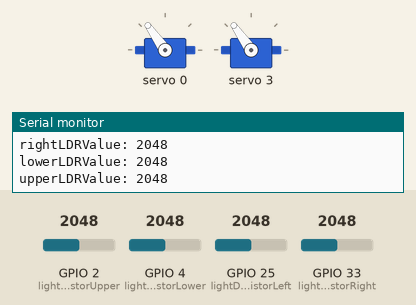
This program was run on a simulated ESP32. Parts: 2 × servo, the last lines printed to the serial monitor. The test bench sets the inputs (shaded band); at power-on: GPIO 2 (lightDependentResistorUpper) = 2048, GPIO 25 (lightDependentResistorLeft) = 2048, GPIO 4 (lightDependentResistorLower) = 2048, GPIO 33 (lightDependentResistorRight) = 2048.

Above: at 1.2 s.
1.3 s: GPIO 2 (lightDependentResistorUpper) set to 2128
At 3.02 s:
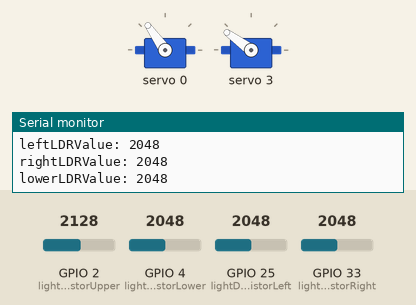
4.3 s: GPIO 25 (lightDependentResistorLeft) set to 2114
At 4.81 s:
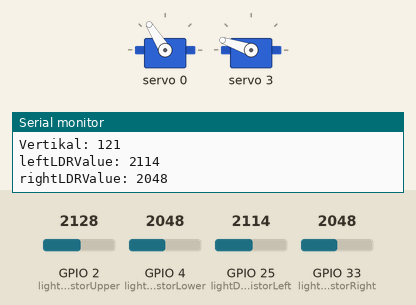
7.3 s: GPIO 4 (lightDependentResistorLower) set to 2866
10.3 s: GPIO 33 (lightDependentResistorRight) set to 2104
At 10.5 s:
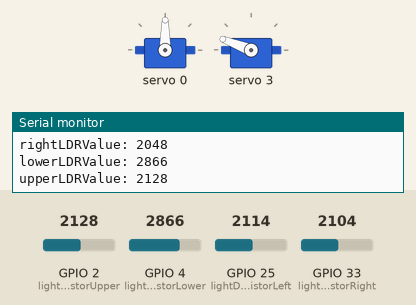
13.3 s: GPIO 25 (lightDependentResistorLeft) set to 2866
At 14.4 s:
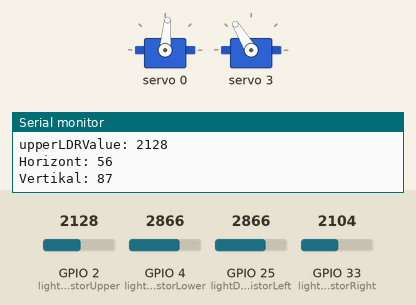
16.3 s: GPIO 2 (lightDependentResistorUpper) set to 2866
At 21.7 s:
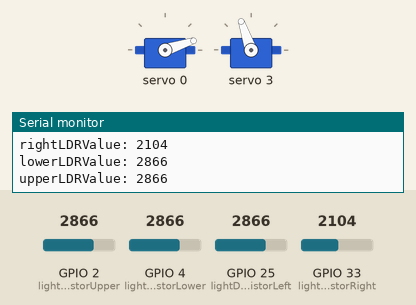
Timing chart, 0 to 22.7 s (numbered marks = the images above; inputs shaded):
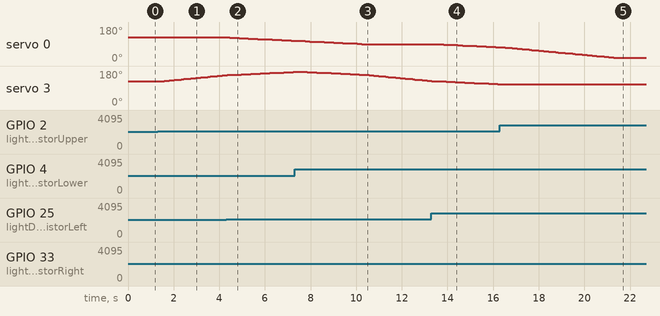

Measured:
- the behaviour switches between 2058 and 2059 on GPIO 2 (lightDependentResistorUpper) (found by bisection; images 0 and 1)
- the behaviour switches between 2058 and 2059 on GPIO 25 (lightDependentResistorLeft) (found by bisection; images 1 and 2)
- the behaviour switches between 2103 and 2104 on GPIO 33 (lightDependentResistorRight) (found by bisection; images 2 and 3)
- after the input at 1.3 s, servo 3: moves from 125° to 158° over 2.9 s, starting after 0.08 s
- after the input at 4.3 s, servo 0: moves from 125° to 108° over 2.7 s, starting after 0.15 s
- after the input at 10.3 s, servo 0: stays 90° (without the input it goes to 89° after 0.16 s)
- after the input at 13.3 s, servo 0: moves from 90° to 74° over 2.7 s, starting after 0.12 s
- after the input at 16.3 s, servo 3: goes on until 16.4 s, then stays 109°

The program:

main.cpp
```cpp
// Einfügen der Biblothek für den ESP32
#include <Arduino.h> //Standardbibliothek des ESP32
#include <Wire.h>
#include <Adafruit_PWMServoDriver.h>
#define SERVOMIN 150
#define SERVOMAX 600

// Initialisiert der dafruit_PWMServoDriver klasse
Adafruit_PWMServoDriver pwm = Adafruit_PWMServoDriver();

// Number of servos you have
const int servoCount = 2;
// Define the PCA9685 pins for your servos
const int servoPins[servoCount] = {0, 3}; // Todo: Anstatt 0,1 die Richtigen Pins.
// Array to store default positions for each servo
int defaultPositions[servoCount] = {90, 90};
// Array to store current servo angles
int servoAngles[servoCount];

// Zuweisung der LDR Sensoren zu einem Pin
// Const ersetzt #define (Const erstellt genau wie defin eine Konstante nur das const auch bei Arrays funktioniert und defin nicht.)
const int lightDependentResistorLeft = A18;
const int lightDependentResistorRight = A5;
const int lightDependentResistorUpper = A12;
const int lightDependentResistorLower = A10;

// Legt die Startposition (0-180) der servomotoren fest.
int positionHorizontal = 90;
int positionVertical = 90;

//! Function declarations (prototypes)
void moveServoSlow(int servoIndex, int targetAngle); // Funktion zum langsamen Bewegen des Servos
void setServoAngle(int servoIndex, int angle); // Funktion zum direkten Setzen der Servoposition
int angleToPulse(int angle);

// Die setup() Funktion wird nur einmal am Anfang des Programms aufgerufen.
void setup()
{
  Serial.begin(115200);

  // Initialisiert die Servomotoren
  pwm.begin();
  pwm.setOscillatorFrequency(27000000);  // Set to 27MHz for better accuracy
  pwm.setPWMFreq(50);  // Set PWM frequency to 50Hz

  // Setzt die Servomotoren auf die Startpositionen
  for (int i = 0; i < servoCount; i++)
  {
    servoAngles[i] = defaultPositions[i];
    setServoAngle(i, servoAngles[i]);
  }
}

/**
 * Nicht-blockierender Code (mit millis()):
 * Die Aufgaben werden alle 50 Millisekunden ausgeführt, ohne den Programmfluss zu unterbrechen.
 * Das System erledigt gleichzeitig andere Aufgaben wie Sensorabfragen oder Benutzerinteraktionen – ideal für komplexe oder multitasking-fähige Anwendungen.
 *
 * Blockierender Code (mit delay()):
 * Die Programmausführung wird während der Wartezeit vollständig pausiert (z. B. 50 ms), was Multitasking verhindert.
 * Diese Funktion ist nur für sehr einfache Programme geeignet.
 *
 * loop()-Funktion:
 * In der loop()-Funktion werden regelmäßig (alle 50 ms) lichtabhängige Widerstände (LDRs) ausgelesen und deren Werte verglichen.
 * Je nach Lichtverhältnis wird die Position von Servomotoren angepasst und ausgegeben. Dabei wird nicht-blockierend gearbeitet, um andere Prozesse nicht zu stören.
 */
u_int64_t lastExecute = 0;
void loop()
{
  // Wenn 50 Millisekunden vergangen sind, wird der Code innerhalb des if-Statements ausgeführt
  if (millis() - lastExecute > 50)
  {
    // Aktuelle Zeit speichern
    lastExecute = millis();
    // Werte der Lichtabhängigen Widerstände auslesen
    int leftLDRValue = analogRead(lightDependentResistorLeft);
    int rightLDRValue = analogRead(lightDependentResistorRight);
    int upperLDRValue = analogRead(lightDependentResistorUpper);
    int lowerLDRValue = analogRead(lightDependentResistorLower);

    // Horizontale Anpassung
    if (leftLDRValue > rightLDRValue + 10)
    {
      // Wenn der linke LDR-Wert höher ist als der rechte LDR-Wert,
      // wird die Position des horizontalen Servomotors nach links angepasst
      positionHorizontal = constrain(positionHorizontal - 1, 0, 180);
    }
    else if (rightLDRValue > leftLDRValue + 10)
    {
      // Wenn der rechte LDR-Wert höher ist als der linke LDR-Wert,
      // wird die Position des horizontalen Servomotors nach rechts angepasst
      positionHorizontal = constrain(positionHorizontal + 1, 0, 180);
    }

    // Vertikale Anpassung
    if (upperLDRValue > lowerLDRValue + 10)
    {
      // Wenn der obere LDR-Wert höher ist als der untere LDR-Wert,
      // wird die Position des vertikalen Servomotors nach oben angepasst
      positionVertical = constrain(positionVertical + 1, 0, 180);
    }
    else if (lowerLDRValue > upperLDRValue + 10)
    {
      // Wenn der untere LDR-Wert höher ist als der obere LDR-Wert,
      // wird die Position des vertikalen Servomotors nach unten angepasst
      positionVertical = constrain(positionVertical - 1, 0, 180);
    }

    // Servos langsam bewegen (nur wenn sich Position geändert hat)
    if (servoAngles[0] != positionHorizontal) {
      moveServoSlow(0, positionHorizontal);
    }
    if (servoAngles[1] != positionVertical) {
      moveServoSlow(1, positionVertical);
    }

    // Debugging
    Serial.print("Horizont: ");
    Serial.println(positionHorizontal);
    Serial.print("Vertikal: ");
    Serial.println(positionVertical);
    Serial.print("leftLDRValue: ");
    Serial.println(leftLDRValue);
    Serial.print("rightLDRValue: ");
    Serial.println(rightLDRValue);
    Serial.print("lowerLDRValue: ");
    Serial.println(lowerLDRValue);
    Serial.print("upperLDRValue: ");
    Serial.println(upperLDRValue);
  }
}

/**
 * @brief Set servo angle directly (0-180 degrees)
 * @param servoIndex The index of the servo to move (0 or 1)
 * @param angle The angle to set the servo to
 */
void setServoAngle(int servoIndex, int angle) {
  // Constrain angle to valid range
  angle = constrain(angle, 0, 180);

  // Map angle to pulse width
  int pulseWidth = angleToPulse(angle);

  // Set PWM
  pwm.setPWM(servoPins[servoIndex], 0, pulseWidth);
}

/**
 * @brief Smoothly move the servo to the target angle with slow movement
 * @param servoIndex The index of the servo to move (0 or 1)
 * @param targetAngle The target angle to move the servo to
 */
void moveServoSlow(int servoIndex, int targetAngle)
{
  int currentAngle = servoAngles[servoIndex];

  // Move servo step by step with 50ms delay for slower movement
  if (currentAngle < targetAngle) {
    for (int angle = currentAngle; angle <= targetAngle; angle++) {
      setServoAngle(servoIndex, angle);
      servoAngles[servoIndex] = angle;
      delay(50);  // 50ms delay for slower movement (like in reference code)
    }
  } else if (currentAngle > targetAngle) {
    for (int angle = currentAngle; angle >= targetAngle; angle--) {
      setServoAngle(servoIndex, angle);
      servoAngles[servoIndex] = angle;
      delay(50);  // 50ms delay for slower movement (like in reference code)
    }
  }

  // Update final position
  servoAngles[servoIndex] = targetAngle;
}

/**
 * @brief Converts an angle to a servo pulse length
 * @param angle The angle to convert. Must be between 0 and 180.
 * @return The pulse length corresponding to the given angle.
 */
int angleToPulse(int angle)
{
  // Convert angle to servo pulse length
  return map(angle, 0, 180, SERVOMIN, SERVOMAX);
}
```
